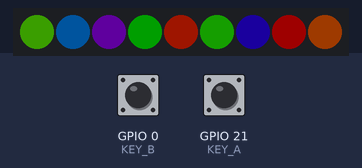
This program was run on a simulated Seeed XIAO ESP32-S3. Shown: 9 RGB LEDs in strip order, left to right. The inputs (shaded band) are chosen by the test bench; at power-on: GPIO 21 (KEY_A) HIGH, GPIO 0 (KEY_B) HIGH. Dim RGB values are drawn brighter than linear; random numbers use the default seed unless the program sets one; what the program prints to the serial monitor is not drawn.

Above: at 4.9 s.
5.0 s: GPIO 21 (KEY_A) pulled LOW for 0.15 s
At 5.29 s:
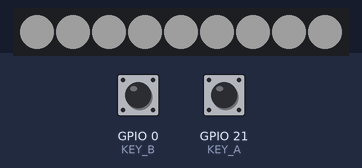
7.2 s: GPIO 0 (KEY_B) pulled LOW for 0.15 s
8.8 s: GPIO 21 (KEY_A) pulled LOW for 1 s
At 9.41 s:
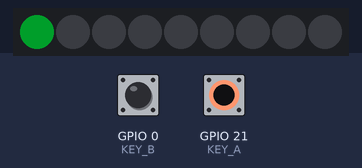
11.4 s: GPIO 0 (KEY_B) pulled LOW for 1 s
At 12.95 s:
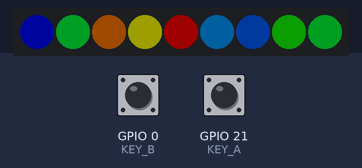
14.0 s: GPIO 0 (KEY_B) pulled LOW for 0.15 s
At 14.1 s:
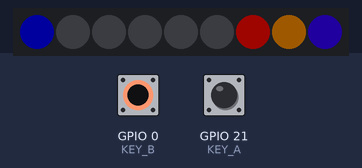
15.7 s: GPIO 0 (KEY_B) pulled LOW for 3.2 s
At 19.83 s:
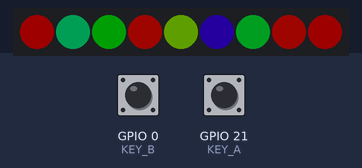

The program:

main.cpp
```cpp
/**
 * 未来科技盒 3.0 - RGB 流水彩虹灯 & 随机颜色流水灯
 *
 * 硬件：ESP32-S3 + 9个 WS2812 RGB LED（GPIO33 单总线控制）
 *
 * 效果说明：
 *   模式1：流水随机颜色 - 从第1个到第9个LED依次亮起随机颜色
 *   模式2：流水彩虹灯   - 从第1个到第9个LED依次亮起彩虹色，整体流动
 *
 * 操作：
 *   按键A（GPIO21）：切换模式
 *   按键B（GPIO0） ：调整速度（快/中/慢三档）
 */

#include <Arduino.h>
#include <Adafruit_NeoPixel.h>
#include "pins.h"

// ==================== RGB LED 配置 ====================
#define BRIGHTNESS  30    // 亮度 (0-255)，降低亮度更护眼，建议不超过100避免电流过大

Adafruit_NeoPixel strip(NUM_LEDS, RGB_PIN, NEO_GRB + NEO_KHZ800);

// ==================== 模式定义 ====================
enum EffectMode {
  MODE_RANDOM_WIPE = 0,   // 流水随机颜色
  MODE_RAINBOW_FLOW,      // 流水彩虹灯
  MODE_COUNT              // 模式总数
};

EffectMode currentMode = MODE_RANDOM_WIPE;

// ==================== 速度档位 ====================
const int SPEED_LEVELS[] = {50, 100, 200};  // 快/中/慢（毫秒）
const char* SPEED_NAMES[] = {"快速", "中速", "慢速"};
int currentSpeedLevel = 1;  // 默认中速
int animDelay = SPEED_LEVELS[1];

// ==================== 按键状态 ====================
bool lastKeyA = HIGH;
bool lastKeyB = HIGH;

// ==================== 工具函数 ====================

// 生成随机鲜艳颜色（使用HSV确保颜色鲜艳）
uint32_t randomVividColor() {
  uint16_t hue = random(0, 65536);  // 0-65535 全色相范围
  return strip.gamma32(strip.ColorHSV(hue, 255, 255));  // 饱和度和亮度拉满
}

// HSV 色轮颜色（0-255 映射到彩虹）
uint32_t wheelColor(uint8_t pos) {
  return strip.gamma32(strip.ColorHSV((uint16_t)pos * 256, 255, 255));
}

// ==================== 效果 1：流水随机颜色 ====================
// 从第1个到第9个LED依次亮起随机颜色，全亮后清除重来
void effectRandomWipe() {
  // 阶段1：依次点亮，每个LED随机颜色
  for (int i = 0; i < NUM_LEDS; i++) {
    strip.setPixelColor(i, randomVividColor());
    strip.show();
    delay(animDelay);

    // 检查按键
    if (digitalRead(KEY_A) == LOW || digitalRead(KEY_B) == LOW) return;
  }

  // 保持全亮一会儿
  delay(animDelay * 3);

  // 阶段2：依次熄灭
  for (int i = 0; i < NUM_LEDS; i++) {
    strip.setPixelColor(i, 0);
    strip.show();
    delay(animDelay / 2);

    if (digitalRead(KEY_A) == LOW || digitalRead(KEY_B) == LOW) return;
  }

  delay(animDelay);
}

// ==================== 效果 2：流水彩虹灯 ====================
// 彩虹色从第1个LED流向第9个LED，颜色持续变化
void effectRainbowFlow() {
  static uint16_t rainbowOffset = 0;

  // 每次刷新整个灯带，颜色偏移产生流动效果
  for (int cycle = 0; cycle < 256; cycle++) {
    for (int i = 0; i < NUM_LEDS; i++) {
      // 每个LED的色相 = 基础偏移 + 在灯带中的位置偏移
      // i * 65536L / NUM_LEDS 让9个灯均匀覆盖一整圈彩虹
      uint16_t pixelHue = rainbowOffset + (i * 65536L / NUM_LEDS);
      strip.setPixelColor(i, strip.gamma32(strip.ColorHSV(pixelHue)));
    }
    strip.show();
    rainbowOffset += 256;  // 颜色整体往前推进

    delay(animDelay / 2);

    // 检查按键
    if (digitalRead(KEY_A) == LOW || digitalRead(KEY_B) == LOW) return;
  }
}

// ==================== 按键处理 ====================
void checkButtons() {
  // 按键A：切换模式
  bool currentKeyA = digitalRead(KEY_A);
  if (lastKeyA == HIGH && currentKeyA == LOW) {
    delay(50);  // 消抖
    currentMode = (EffectMode)((currentMode + 1) % MODE_COUNT);

    // 切换时闪白色提示
    strip.clear();
    strip.show();
    delay(100);
    for (int i = 0; i < NUM_LEDS; i++) {
      strip.setPixelColor(i, strip.Color(255, 255, 255));
    }
    strip.show();
    delay(200);
    strip.clear();
    strip.show();
    delay(100);

    Serial.print("🔄 切换到模式: ");
    Serial.println(currentMode == MODE_RANDOM_WIPE ? "流水随机颜色" : "流水彩虹灯");
  }
  lastKeyA = currentKeyA;

  // 按键B：切换速度
  bool currentKeyB = digitalRead(KEY_B);
  if (lastKeyB == HIGH && currentKeyB == LOW) {
    delay(50);  // 消抖
    currentSpeedLevel = (currentSpeedLevel + 1) % 3;
    animDelay = SPEED_LEVELS[currentSpeedLevel];

    // 切换速度时所有灯闪一下当前颜色
    Serial.print("⚡ 速度切换: ");
    Serial.print(SPEED_NAMES[currentSpeedLevel]);
    Serial.print(" (");
    Serial.print(animDelay);
    Serial.println("ms)");
  }
  lastKeyB = currentKeyB;
}

// ==================== setup ====================
void setup() {
  Serial.begin(115200);
  delay(2000);  // 等待USB串口稳定

  Serial.println("╔══════════════════════════════════════╗");
  Serial.println("║  未来科技盒 3.0 - RGB 流水彩虹灯    ║");
  Serial.println("╠══════════════════════════════════════╣");
  Serial.println("║  LED: 9个 WS2812 RGB (GPIO33)       ║");
  Serial.println("║  按键A: 切换模式                     ║");
  Serial.println("║  按键B: 切换速度(快/中/慢)           ║");
  Serial.println("╚══════════════════════════════════════╝");
  Serial.println();

  // 初始化按键
  pinMode(KEY_A, INPUT_PULLUP);
  pinMode(KEY_B, INPUT_PULLUP);

  // 初始化 RGB LED
  strip.begin();
  strip.setBrightness(BRIGHTNESS);
  strip.clear();
  strip.show();

  // 开机动画：快速彩虹扫一遍
  Serial.println("🌈 开机动画...");
  for (int i = 0; i < NUM_LEDS; i++) {
    uint16_t hue = (i * 65536L) / NUM_LEDS;
    strip.setPixelColor(i, strip.gamma32(strip.ColorHSV(hue)));
    strip.show();
    delay(80);
  }
  delay(500);

  // 渐灭
  for (int b = BRIGHTNESS; b >= 0; b -= 2) {
    strip.setBrightness(b);
    strip.show();
    delay(10);
  }
  strip.clear();
  strip.setBrightness(BRIGHTNESS);
  strip.show();
  delay(300);

  Serial.println("✅ 初始化完成！开始运行...");
  Serial.println("当前模式: 流水随机颜色 | 速度: 中速");
  Serial.println();

  randomSeed(analogRead(0));  // 用模拟引脚噪声作随机种子
}

// ==================== loop ====================
void loop() {
  // 检查按键
  checkButtons();

  // 根据当前模式运行效果
  switch (currentMode) {
    case MODE_RANDOM_WIPE:
      effectRandomWipe();
      break;
    case MODE_RAINBOW_FLOW:
      effectRainbowFlow();
      break;
    default:
      break;
  }
}
```

pins.h
```cpp
#pragma once

// ==================== RGB LED (WS2812) ====================
#define RGB_PIN     33    // RGB LED 数据引脚（单总线）
#define NUM_LEDS    9     // 3×3 = 9个LED

// ==================== 按键 ====================
#define KEY_A       21    // 按键A（按下LOW）
#define KEY_B       0     // 按键B/BOOT（按下LOW）
```

Measured:
- what the display in image 0 shows lasts 0.4 s, from 4.5 s to 4.9 s
